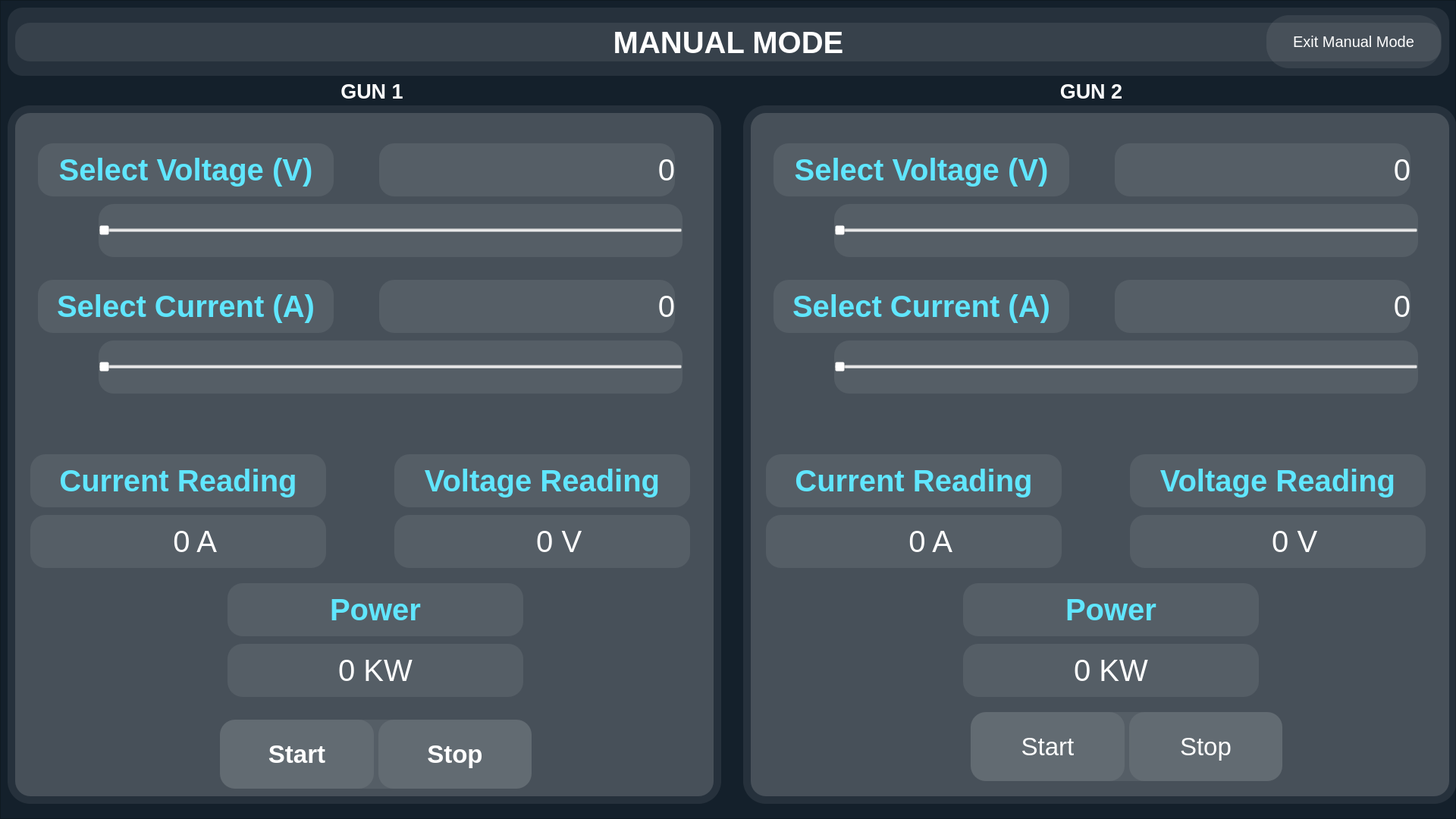
<?xml version="1.0" encoding="UTF-8"?>
<ui version="4.0">
 <class>manual_op</class>
 <widget class="QDialog" name="manual_op">
  <property name="geometry">
   <rect>
    <x>0</x>
    <y>0</y>
    <width>1920</width>
    <height>1080</height>
   </rect>
  </property>
  <property name="windowTitle">
   <string>Dialog</string>
  </property>
  <widget class="QFrame" name="frame">
   <property name="geometry">
    <rect>
     <x>10</x>
     <y>10</y>
     <width>1901</width>
     <height>90</height>
    </rect>
   </property>
   <property name="styleSheet">
    <string notr="true">background-color: rgba(255, 255, 255, 20);
    border-radius: 20px; /* Adjust the value as needed */</string>
   </property>
   <property name="frameShape">
    <enum>QFrame::StyledPanel</enum>
   </property>
   <property name="frameShadow">
    <enum>QFrame::Raised</enum>
   </property>
   <widget class="QLabel" name="label">
    <property name="geometry">
     <rect>
      <x>10</x>
      <y>20</y>
      <width>1881</width>
      <height>51</height>
     </rect>
    </property>
    <property name="font">
     <font>
      <pointsize>30</pointsize>
      <bold>true</bold>
     </font>
    </property>
    <property name="styleSheet">
     <string notr="true">color: rgb(255, 255, 255);
background-color: a(0);</string>
    </property>
    <property name="text">
     <string>MANUAL MODE</string>
    </property>
    <property name="alignment">
     <set>Qt::AlignCenter</set>
    </property>
   </widget>
   <widget class="QPushButton" name="buttonExitManMode">
    <property name="geometry">
     <rect>
      <x>1660</x>
      <y>10</y>
      <width>230</width>
      <height>70</height>
     </rect>
    </property>
    <property name="font">
     <font>
      <pointsize>15</pointsize>
      <bold>false</bold>
     </font>
    </property>
    <property name="styleSheet">
     <string notr="true">color: rgb(255, 255, 255);
border-radius: 30px; /* Adjust the value as needed */</string>
    </property>
    <property name="text">
     <string>Exit Manual Mode</string>
    </property>
   </widget>
  </widget>
  <widget class="QFrame" name="frame_2">
   <property name="geometry">
    <rect>
     <x>10</x>
     <y>139</y>
     <width>941</width>
     <height>921</height>
    </rect>
   </property>
   <property name="styleSheet">
    <string notr="true">background-color: rgba(255, 255, 255,20);
border-radius: 30px; /* Adjust the value as needed */</string>
   </property>
   <property name="frameShape">
    <enum>QFrame::StyledPanel</enum>
   </property>
   <property name="frameShadow">
    <enum>QFrame::Raised</enum>
   </property>
   <widget class="QStackedWidget" name="stackedWidget">
    <property name="geometry">
     <rect>
      <x>10</x>
      <y>10</y>
      <width>921</width>
      <height>901</height>
     </rect>
    </property>
    <property name="styleSheet">
     <string notr="true">background-color: rgbargb(255, 255, 255,30);
border-radius: 20px; /* Adjust the value as needed */</string>
    </property>
    <property name="currentIndex">
     <number>0</number>
    </property>
    <widget class="QWidget" name="page">
     <widget class="QWidget" name="horizontalLayoutWidget">
      <property name="geometry">
       <rect>
        <x>270</x>
        <y>800</y>
        <width>411</width>
        <height>91</height>
       </rect>
      </property>
      <layout class="QHBoxLayout" name="horizontalLayout">
       <property name="sizeConstraint">
        <enum>QLayout::SetDefaultConstraint</enum>
       </property>
       <item>
        <widget class="QPushButton" name="start_man_1">
         <property name="sizePolicy">
          <sizepolicy hsizetype="Minimum" vsizetype="MinimumExpanding">
           <horstretch>0</horstretch>
           <verstretch>0</verstretch>
          </sizepolicy>
         </property>
         <property name="font">
          <font>
           <pointsize>25</pointsize>
           <bold>true</bold>
          </font>
         </property>
         <property name="styleSheet">
          <string notr="true">background-color: rgba(255, 255, 255,20);
color: rgb(255,255, 255);</string>
         </property>
         <property name="text">
          <string>Start</string>
         </property>
        </widget>
       </item>
       <item>
        <widget class="QPushButton" name="stop_man_1">
         <property name="sizePolicy">
          <sizepolicy hsizetype="Minimum" vsizetype="Expanding">
           <horstretch>0</horstretch>
           <verstretch>0</verstretch>
          </sizepolicy>
         </property>
         <property name="font">
          <font>
           <pointsize>25</pointsize>
           <bold>true</bold>
          </font>
         </property>
         <property name="styleSheet">
          <string notr="true">background-color: rgba(255, 255, 255,20);
color: rgb(255,255, 255);</string>
         </property>
         <property name="text">
          <string>Stop</string>
         </property>
        </widget>
       </item>
      </layout>
     </widget>
     <widget class="QLabel" name="label_5">
      <property name="geometry">
       <rect>
        <x>30</x>
        <y>40</y>
        <width>390</width>
        <height>70</height>
       </rect>
      </property>
      <property name="font">
       <font>
        <pointsize>30</pointsize>
        <bold>true</bold>
       </font>
      </property>
      <property name="styleSheet">
       <string notr="true">background-color: rgba(255, 255, 255,20);
color: rgb(96, 230, 255);</string>
      </property>
      <property name="text">
       <string>Select Voltage (V)</string>
      </property>
      <property name="alignment">
       <set>Qt::AlignCenter</set>
      </property>
     </widget>
     <widget class="QLabel" name="label_4">
      <property name="geometry">
       <rect>
        <x>30</x>
        <y>220</y>
        <width>390</width>
        <height>70</height>
       </rect>
      </property>
      <property name="font">
       <font>
        <pointsize>30</pointsize>
        <bold>true</bold>
       </font>
      </property>
      <property name="styleSheet">
       <string notr="true">background-color: rgba(255, 255, 255,20);
color: rgb(96, 230, 255);</string>
      </property>
      <property name="text">
       <string>Select Current (A)</string>
      </property>
      <property name="alignment">
       <set>Qt::AlignCenter</set>
      </property>
     </widget>
     <widget class="QSlider" name="horizontalSlider">
      <property name="geometry">
       <rect>
        <x>110</x>
        <y>120</y>
        <width>770</width>
        <height>70</height>
       </rect>
      </property>
      <property name="maximumSize">
       <size>
        <width>770</width>
        <height>70</height>
       </size>
      </property>
      <property name="styleSheet">
       <string notr="true"/>
      </property>
      <property name="maximum">
       <number>1000</number>
      </property>
      <property name="singleStep">
       <number>1</number>
      </property>
      <property name="pageStep">
       <number>1</number>
      </property>
      <property name="orientation">
       <enum>Qt::Horizontal</enum>
      </property>
     </widget>
     <widget class="QSlider" name="horizontalSlider_2">
      <property name="geometry">
       <rect>
        <x>110</x>
        <y>300</y>
        <width>770</width>
        <height>70</height>
       </rect>
      </property>
      <property name="maximum">
       <number>250</number>
      </property>
      <property name="singleStep">
       <number>1</number>
      </property>
      <property name="pageStep">
       <number>1</number>
      </property>
      <property name="orientation">
       <enum>Qt::Horizontal</enum>
      </property>
     </widget>
     <widget class="QLabel" name="label_6">
      <property name="geometry">
       <rect>
        <x>20</x>
        <y>450</y>
        <width>390</width>
        <height>70</height>
       </rect>
      </property>
      <property name="font">
       <font>
        <pointsize>30</pointsize>
        <bold>true</bold>
       </font>
      </property>
      <property name="styleSheet">
       <string notr="true">background-color: rgba(255, 255, 255,20);
color: rgb(96, 230, 255);</string>
      </property>
      <property name="text">
       <string>Current Reading</string>
      </property>
      <property name="alignment">
       <set>Qt::AlignCenter</set>
      </property>
     </widget>
     <widget class="QLabel" name="label_12">
      <property name="geometry">
       <rect>
        <x>20</x>
        <y>530</y>
        <width>390</width>
        <height>70</height>
       </rect>
      </property>
      <property name="font">
       <font>
        <pointsize>30</pointsize>
       </font>
      </property>
      <property name="styleSheet">
       <string notr="true">color: rgb(255, 255, 255);</string>
      </property>
      <property name="text">
       <string>    0 A</string>
      </property>
      <property name="alignment">
       <set>Qt::AlignCenter</set>
      </property>
     </widget>
     <widget class="QLabel" name="label_7">
      <property name="geometry">
       <rect>
        <x>500</x>
        <y>450</y>
        <width>390</width>
        <height>70</height>
       </rect>
      </property>
      <property name="font">
       <font>
        <pointsize>30</pointsize>
        <bold>true</bold>
       </font>
      </property>
      <property name="styleSheet">
       <string notr="true">background-color: rgba(255, 255, 255,20);
color: rgb(96, 230, 255);</string>
      </property>
      <property name="text">
       <string>Voltage Reading</string>
      </property>
      <property name="alignment">
       <set>Qt::AlignCenter</set>
      </property>
     </widget>
     <widget class="QLabel" name="label_13">
      <property name="geometry">
       <rect>
        <x>500</x>
        <y>530</y>
        <width>390</width>
        <height>70</height>
       </rect>
      </property>
      <property name="font">
       <font>
        <pointsize>30</pointsize>
       </font>
      </property>
      <property name="styleSheet">
       <string notr="true">color: rgb(255, 255, 255);</string>
      </property>
      <property name="text">
       <string>    0 V</string>
      </property>
      <property name="alignment">
       <set>Qt::AlignCenter</set>
      </property>
     </widget>
     <widget class="QLabel" name="label_20">
      <property name="geometry">
       <rect>
        <x>480</x>
        <y>40</y>
        <width>390</width>
        <height>70</height>
       </rect>
      </property>
      <property name="font">
       <font>
        <pointsize>30</pointsize>
       </font>
      </property>
      <property name="styleSheet">
       <string notr="true">color: rgb(255, 255, 255);</string>
      </property>
      <property name="text">
       <string>    0</string>
      </property>
      <property name="alignment">
       <set>Qt::AlignRight|Qt::AlignTrailing|Qt::AlignVCenter</set>
      </property>
     </widget>
     <widget class="QLabel" name="label_21">
      <property name="geometry">
       <rect>
        <x>480</x>
        <y>220</y>
        <width>390</width>
        <height>70</height>
       </rect>
      </property>
      <property name="font">
       <font>
        <pointsize>30</pointsize>
       </font>
      </property>
      <property name="styleSheet">
       <string notr="true">color: rgb(255, 255, 255);</string>
      </property>
      <property name="text">
       <string>    0</string>
      </property>
      <property name="alignment">
       <set>Qt::AlignRight|Qt::AlignTrailing|Qt::AlignVCenter</set>
      </property>
     </widget>
     <widget class="QLabel" name="label_22">
      <property name="geometry">
       <rect>
        <x>280</x>
        <y>700</y>
        <width>390</width>
        <height>70</height>
       </rect>
      </property>
      <property name="font">
       <font>
        <pointsize>30</pointsize>
       </font>
      </property>
      <property name="styleSheet">
       <string notr="true">color: rgb(255, 255, 255);</string>
      </property>
      <property name="text">
       <string>0 KW</string>
      </property>
      <property name="alignment">
       <set>Qt::AlignCenter</set>
      </property>
     </widget>
     <widget class="QLabel" name="label_8">
      <property name="geometry">
       <rect>
        <x>280</x>
        <y>620</y>
        <width>390</width>
        <height>70</height>
       </rect>
      </property>
      <property name="font">
       <font>
        <pointsize>30</pointsize>
        <bold>true</bold>
       </font>
      </property>
      <property name="styleSheet">
       <string notr="true">background-color: rgba(255, 255, 255,20);
color: rgb(96, 230, 255);</string>
      </property>
      <property name="text">
       <string>Power</string>
      </property>
      <property name="alignment">
       <set>Qt::AlignCenter</set>
      </property>
     </widget>
    </widget>
    <widget class="QWidget" name="page_2"/>
   </widget>
  </widget>
  <widget class="QFrame" name="frame_4">
   <property name="geometry">
    <rect>
     <x>0</x>
     <y>0</y>
     <width>1920</width>
     <height>1080</height>
    </rect>
   </property>
   <property name="styleSheet">
    <string notr="true">background-color:  rgb(20, 32, 43)</string>
   </property>
   <property name="frameShape">
    <enum>QFrame::StyledPanel</enum>
   </property>
   <property name="frameShadow">
    <enum>QFrame::Raised</enum>
   </property>
   <widget class="QWidget" name="horizontalLayoutWidget_3">
    <property name="geometry">
     <rect>
      <x>19</x>
      <y>100</y>
      <width>1891</width>
      <height>41</height>
     </rect>
    </property>
    <layout class="QHBoxLayout" name="horizontalLayout_3">
     <item>
      <widget class="QLabel" name="label_2">
       <property name="font">
        <font>
         <pointsize>20</pointsize>
         <bold>true</bold>
        </font>
       </property>
       <property name="styleSheet">
        <string notr="true">color: rgb(255, 255, 255)</string>
       </property>
       <property name="text">
        <string>GUN 1</string>
       </property>
       <property name="alignment">
        <set>Qt::AlignCenter</set>
       </property>
      </widget>
     </item>
     <item>
      <widget class="QLabel" name="label_3">
       <property name="font">
        <font>
         <pointsize>20</pointsize>
         <bold>true</bold>
        </font>
       </property>
       <property name="styleSheet">
        <string notr="true">color: rgb(255, 255, 255)</string>
       </property>
       <property name="text">
        <string>GUN 2</string>
       </property>
       <property name="alignment">
        <set>Qt::AlignCenter</set>
       </property>
      </widget>
     </item>
    </layout>
   </widget>
   <widget class="QFrame" name="frame_3">
    <property name="geometry">
     <rect>
      <x>980</x>
      <y>139</y>
      <width>941</width>
      <height>921</height>
     </rect>
    </property>
    <property name="styleSheet">
     <string notr="true">background-color: rgba(255, 255, 255,20);
border-radius: 30px; /* Adjust the value as needed */</string>
    </property>
    <property name="frameShape">
     <enum>QFrame::StyledPanel</enum>
    </property>
    <property name="frameShadow">
     <enum>QFrame::Raised</enum>
    </property>
    <widget class="QStackedWidget" name="stackedWidget_2">
     <property name="geometry">
      <rect>
       <x>10</x>
       <y>10</y>
       <width>921</width>
       <height>901</height>
      </rect>
     </property>
     <property name="styleSheet">
      <string notr="true">background-color: rgbargb(255, 255, 255,30);
border-radius: 20px; /* Adjust the value as needed */</string>
     </property>
     <property name="currentIndex">
      <number>0</number>
     </property>
     <widget class="QWidget" name="page_3">
      <widget class="QWidget" name="horizontalLayoutWidget_2">
       <property name="geometry">
        <rect>
         <x>290</x>
         <y>790</y>
         <width>411</width>
         <height>91</height>
        </rect>
       </property>
       <layout class="QHBoxLayout" name="horizontalLayout_2">
        <item>
         <widget class="QPushButton" name="start_man_2">
          <property name="sizePolicy">
           <sizepolicy hsizetype="Minimum" vsizetype="MinimumExpanding">
            <horstretch>0</horstretch>
            <verstretch>0</verstretch>
           </sizepolicy>
          </property>
          <property name="font">
           <font>
            <pointsize>25</pointsize>
           </font>
          </property>
          <property name="styleSheet">
           <string notr="true">background-color: rgba(255, 255, 255,20);
color: rgb(255,255, 255);</string>
          </property>
          <property name="text">
           <string>Start</string>
          </property>
         </widget>
        </item>
        <item>
         <widget class="QPushButton" name="stop_man_2">
          <property name="sizePolicy">
           <sizepolicy hsizetype="Minimum" vsizetype="Expanding">
            <horstretch>0</horstretch>
            <verstretch>0</verstretch>
           </sizepolicy>
          </property>
          <property name="font">
           <font>
            <pointsize>25</pointsize>
           </font>
          </property>
          <property name="styleSheet">
           <string notr="true">background-color: rgba(255, 255, 255,20);
color: rgb(255,255, 255);</string>
          </property>
          <property name="text">
           <string>Stop</string>
          </property>
         </widget>
        </item>
       </layout>
      </widget>
      <widget class="QLabel" name="label_16">
       <property name="geometry">
        <rect>
         <x>500</x>
         <y>450</y>
         <width>390</width>
         <height>70</height>
        </rect>
       </property>
       <property name="font">
        <font>
         <pointsize>30</pointsize>
         <bold>true</bold>
        </font>
       </property>
       <property name="styleSheet">
        <string notr="true">background-color: rgba(255, 255, 255,20);
color: rgb(96, 230, 255);</string>
       </property>
       <property name="text">
        <string>Voltage Reading</string>
       </property>
       <property name="alignment">
        <set>Qt::AlignCenter</set>
       </property>
      </widget>
      <widget class="QLabel" name="label_17">
       <property name="geometry">
        <rect>
         <x>500</x>
         <y>530</y>
         <width>390</width>
         <height>70</height>
        </rect>
       </property>
       <property name="font">
        <font>
         <pointsize>30</pointsize>
        </font>
       </property>
       <property name="styleSheet">
        <string notr="true">color: rgb(255, 255, 255);</string>
       </property>
       <property name="text">
        <string>    0 V</string>
       </property>
       <property name="alignment">
        <set>Qt::AlignCenter</set>
       </property>
      </widget>
      <widget class="QLabel" name="label_14">
       <property name="geometry">
        <rect>
         <x>20</x>
         <y>450</y>
         <width>390</width>
         <height>70</height>
        </rect>
       </property>
       <property name="font">
        <font>
         <pointsize>30</pointsize>
         <bold>true</bold>
        </font>
       </property>
       <property name="styleSheet">
        <string notr="true">background-color: rgba(255, 255, 255,20);
color: rgb(96, 230, 255);</string>
       </property>
       <property name="text">
        <string>Current Reading</string>
       </property>
       <property name="alignment">
        <set>Qt::AlignCenter</set>
       </property>
      </widget>
      <widget class="QLabel" name="label_15">
       <property name="geometry">
        <rect>
         <x>20</x>
         <y>530</y>
         <width>390</width>
         <height>70</height>
        </rect>
       </property>
       <property name="font">
        <font>
         <pointsize>30</pointsize>
        </font>
       </property>
       <property name="styleSheet">
        <string notr="true">color: rgb(255, 255, 255);</string>
       </property>
       <property name="text">
        <string>    0 A</string>
       </property>
       <property name="alignment">
        <set>Qt::AlignCenter</set>
       </property>
      </widget>
      <widget class="QLabel" name="label_11">
       <property name="geometry">
        <rect>
         <x>30</x>
         <y>40</y>
         <width>390</width>
         <height>70</height>
        </rect>
       </property>
       <property name="font">
        <font>
         <pointsize>30</pointsize>
         <bold>true</bold>
        </font>
       </property>
       <property name="styleSheet">
        <string notr="true">background-color: rgba(255, 255, 255,20);
color: rgb(96, 230, 255);</string>
       </property>
       <property name="text">
        <string>Select Voltage (V)</string>
       </property>
       <property name="alignment">
        <set>Qt::AlignCenter</set>
       </property>
      </widget>
      <widget class="QLabel" name="label_10">
       <property name="geometry">
        <rect>
         <x>30</x>
         <y>220</y>
         <width>390</width>
         <height>70</height>
        </rect>
       </property>
       <property name="font">
        <font>
         <pointsize>30</pointsize>
         <bold>true</bold>
        </font>
       </property>
       <property name="styleSheet">
        <string notr="true">background-color: rgba(255, 255, 255,20);
color: rgb(96, 230, 255);</string>
       </property>
       <property name="text">
        <string>Select Current (A)</string>
       </property>
       <property name="alignment">
        <set>Qt::AlignCenter</set>
       </property>
      </widget>
      <widget class="QSlider" name="horizontalSlider_4">
       <property name="geometry">
        <rect>
         <x>110</x>
         <y>300</y>
         <width>770</width>
         <height>70</height>
        </rect>
       </property>
       <property name="maximum">
        <number>250</number>
       </property>
       <property name="singleStep">
        <number>1</number>
       </property>
       <property name="pageStep">
        <number>1</number>
       </property>
       <property name="orientation">
        <enum>Qt::Horizontal</enum>
       </property>
      </widget>
      <widget class="QSlider" name="horizontalSlider_3">
       <property name="geometry">
        <rect>
         <x>110</x>
         <y>120</y>
         <width>770</width>
         <height>70</height>
        </rect>
       </property>
       <property name="maximum">
        <number>1000</number>
       </property>
       <property name="singleStep">
        <number>1</number>
       </property>
       <property name="pageStep">
        <number>1</number>
       </property>
       <property name="orientation">
        <enum>Qt::Horizontal</enum>
       </property>
      </widget>
      <widget class="QLabel" name="label_24">
       <property name="geometry">
        <rect>
         <x>480</x>
         <y>40</y>
         <width>390</width>
         <height>70</height>
        </rect>
       </property>
       <property name="font">
        <font>
         <pointsize>30</pointsize>
        </font>
       </property>
       <property name="styleSheet">
        <string notr="true">color: rgb(255, 255, 255);</string>
       </property>
       <property name="text">
        <string>    0</string>
       </property>
       <property name="alignment">
        <set>Qt::AlignRight|Qt::AlignTrailing|Qt::AlignVCenter</set>
       </property>
      </widget>
      <widget class="QLabel" name="label_23">
       <property name="geometry">
        <rect>
         <x>480</x>
         <y>220</y>
         <width>390</width>
         <height>70</height>
        </rect>
       </property>
       <property name="font">
        <font>
         <pointsize>30</pointsize>
        </font>
       </property>
       <property name="styleSheet">
        <string notr="true">color: rgb(255, 255, 255);</string>
       </property>
       <property name="text">
        <string>    0</string>
       </property>
       <property name="alignment">
        <set>Qt::AlignRight|Qt::AlignTrailing|Qt::AlignVCenter</set>
       </property>
      </widget>
      <widget class="QLabel" name="label_25">
       <property name="geometry">
        <rect>
         <x>280</x>
         <y>700</y>
         <width>390</width>
         <height>70</height>
        </rect>
       </property>
       <property name="font">
        <font>
         <pointsize>30</pointsize>
        </font>
       </property>
       <property name="styleSheet">
        <string notr="true">color: rgb(255, 255, 255);</string>
       </property>
       <property name="text">
        <string>0 KW</string>
       </property>
       <property name="alignment">
        <set>Qt::AlignCenter</set>
       </property>
      </widget>
      <widget class="QLabel" name="label_9">
       <property name="geometry">
        <rect>
         <x>280</x>
         <y>620</y>
         <width>390</width>
         <height>70</height>
        </rect>
       </property>
       <property name="font">
        <font>
         <pointsize>30</pointsize>
         <bold>true</bold>
        </font>
       </property>
       <property name="styleSheet">
        <string notr="true">background-color: rgba(255, 255, 255,20);
color: rgb(96, 230, 255);</string>
       </property>
       <property name="text">
        <string>Power</string>
       </property>
       <property name="alignment">
        <set>Qt::AlignCenter</set>
       </property>
      </widget>
     </widget>
     <widget class="QWidget" name="page_4"/>
    </widget>
   </widget>
  </widget>
  <zorder>frame_4</zorder>
  <zorder>frame_2</zorder>
  <zorder>frame</zorder>
 </widget>
 <resources/>
 <connections/>
</ui>
